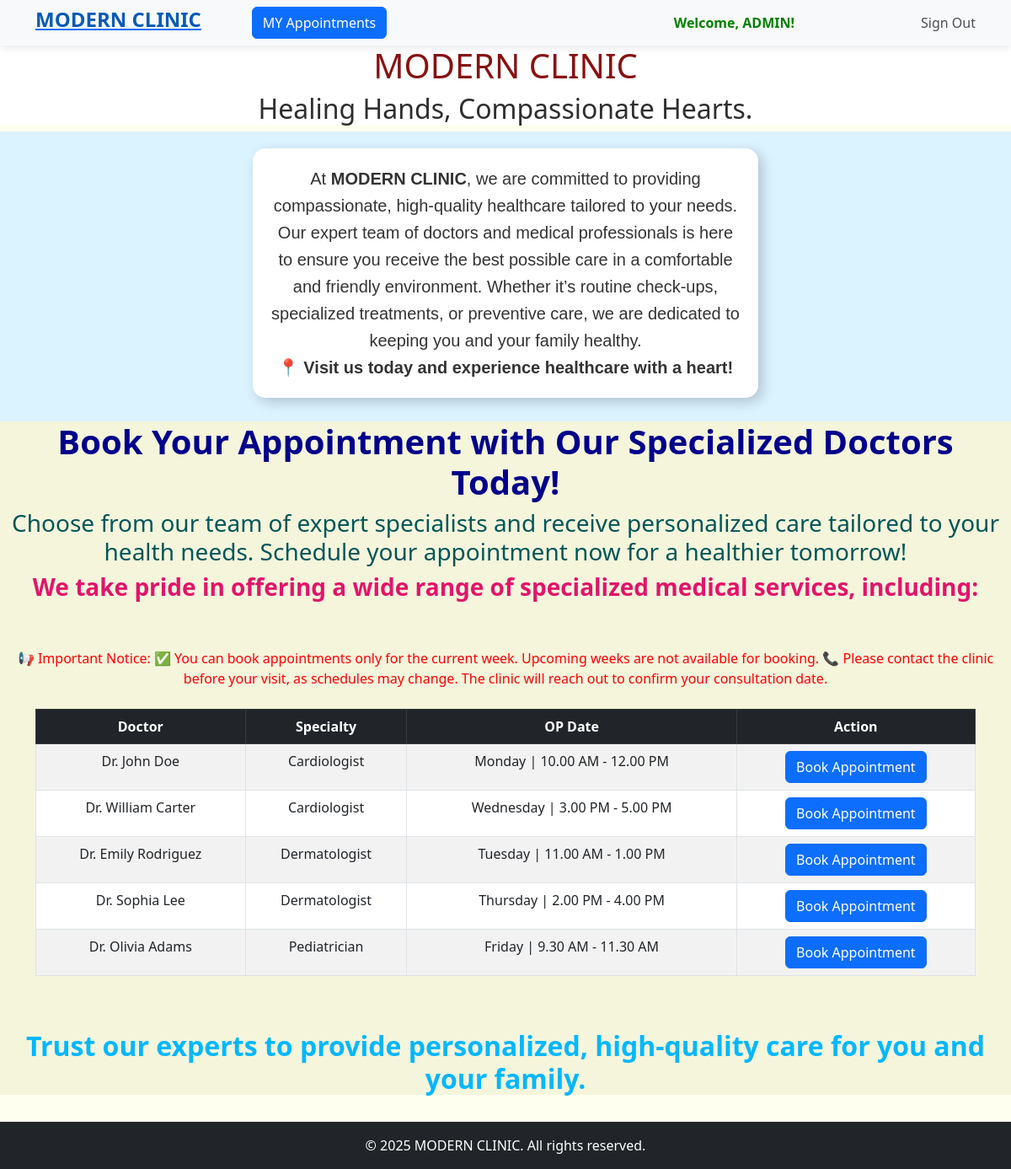
The app's page / (signed in) with its own data.
### booking/models.py (models this page shows, shortened)
class TeamofDoctors(models.Model):
    name = models.CharField(max_length=50,null=True,blank=True)
    specialization = models.CharField(max_length=50,null=True,blank=True)
    op_date = models.CharField(max_length=250,null=True,blank=True)

### booking/views.py (the view)
# urls.py: path('',views.home,name="home"),
def home(request):
    data = TeamofDoctors.objects.all
    return render(request,"booking/home.html",{'data':data})

### booking/templates/booking/home.html (shortened to what this page needs)
<!DOCTYPE html>
<html lang="en">
<head>
    <link rel="stylesheet" href="https://cdn.jsdelivr.net/npm/bootstrap@5.3.0/dist/css/bootstrap.min.css">
     <link href="https://cdn.jsdelivr.net/npm/bootstrap@5.3.0/dist/css/bootstrap.min.css" rel="stylesheet">
</head>
   <nav class="navbar navbar-expand-lg">
    <div class="container">
         <a href="{% url 'home' %}"><h4 style="color: #085bb5;"><strong>MODERN CLINIC</strong></h4></a>
         <a href="{% url 'my_appointments' %}"><button class="btn btn-primary" style="margin-left: 60px;">MY Appointments</button></a>
        <div class="collapse navbar-collapse" id="navbarNav">
            <ul class="navbar-nav ms-auto">
                {% if user.is_authenticated %}
                    <li class="nav-item" style="margin-right: 150px;">
                        <span class="nav-item welcome-text"><strong style="color:green ;">Welcome, {{ user.username | upper}}!</strong></span>
                    </li>
                    <li class="nav-item">
                        <form method="post" action="{% url 'sign_out' %}" class="d-inline">
                            <button type="submit" class="nav-link btn btn-link" style="border: none; padding: 0; background: none;">
                                Sign Out
                            </button>
                        </form>
                    </li>
                {% endif %}
            </ul>
        </div>
    </div>
</nav>
<body style="background-color: ivory;">
    <div style="text-align: center;background-color: rgb(255, 255, 255);">
        <h1 style="color: rgb(136, 17, 17);">MODERN CLINIC</h1>
        <H2 style="color: rgb(46, 46, 46);font-family:inherit;">Healing Hands, Compassionate Hearts.</H2>
    </div>
    {% block content %}
    <div style="
    background-color: rgb(219, 243, 255);
    display: flex;
    justify-content: center;
    align-items: center;
    padding: 20px;
">
        <h3 style="
        background: white;
        padding: 20px;
        border-radius: 15px;
        box-shadow: 5px 5px 15px rgba(0, 0, 0, 0.2);
        max-width: 600px;
        text-align: center;
        font-family: Arial, sans-serif;
        color: #333;
        line-height: 1.6;
        font-size: 20px;
    ">
            At <strong>MODERN CLINIC</strong>, we are committed to providing compassionate,
            high-quality healthcare tailored to your needs. Our expert team of doctors and medical professionals
            is here to ensure you receive the best possible care in a comfortable and friendly environment.
            Whether it’s routine check-ups, specialized treatments, or preventive care,
            we are dedicated to keeping you and your family healthy. <br>
            📍 <strong>Visit us today and experience healthcare with a heart!</strong>
        </h3>
    </div>
    <div style="background-color: beige;text-align: center;">
       <h1 style="color: darkblue;"><strong>Book Your Appointment with Our Specialized Doctors Today!</strong></h1>
       <h3 style="color: rgb(0, 86, 88);">Choose from our team of expert specialists and receive personalized care tailored to your health needs.
        Schedule your appointment now for a healthier tomorrow!</h3>
        <h3 style="color:rgb(226, 20, 106)"><strong>We take pride in offering a wide range of specialized medical services, including:</strong></h3><br><br>
        <p style="color: red;">📢 Important Notice:
            ✅ You can book appointments only for the current week. Upcoming weeks are not available for booking.
            📞 Please contact the clinic before your visit, as schedules may change. The clinic will reach out to confirm your consultation date.</p>
        <div class="container mt-4">
            <table class="table table-bordered table-striped">
                <thead class="table-dark">
                    <tr>
                        <th>Doctor</th>
                        <th>Specialty</th>
                        <th>OP Date</th>
                        <th>Action</th>
                    </tr>
                </thead>
                <tbody>
                    {% for doctor in  data %}
                    <tr>
                        <td>{{doctor.name}}</td>
                        <td>{{doctor.specialization}}</td>
                        <td>{{doctor.op_date}}</td>
                        <td><a href="{% url 'appointment' doctor_id=doctor.id %}"><button class="btn btn-primary">Book Appointment</button></a></td>
                    </tr>
                    {% endfor %}
                </tbody>
            </table>
        </div><br><br>
        <h2 style="color: rgb(0, 183, 255);"><strong>Trust our experts to provide personalized, high-quality care for you and your family.</strong></h2>
    </div><br>
    <footer class="text-center py-3 bg-dark text-white">
        &copy; 2025 MODERN CLINIC. All rights reserved.
    </footer>
{% endblock %}
</body>
</html>

### booking/templates/booking/home.html (style rules this page uses)
body { background-color: #f1f3f5; }
.navbar { background-color: #f8f9fa !important; box-shadow: 0px 2px 10px rgba(0, 0, 0, 0.1); }
.nav-link { color: #495057 !important; transition: 0.3s; }
.welcome-text { font-weight: bold; color: #007bff; }

### records on screen
TeamofDoctors: name "Dr. John Doe", specialization "Cardiologist", op_date "Monday | 10.00 AM - 12.00 PM"
TeamofDoctors: name "Dr. William Carter", specialization "Cardiologist", op_date "Wednesday | 3.00 PM - 5.00 PM"
TeamofDoctors: name "Dr. Emily Rodriguez", specialization "Dermatologist", op_date "Tuesday | 11.00 AM - 1.00 PM"
TeamofDoctors: name "Dr. Sophia Lee", specialization "Dermatologist", op_date "Thursday | 2.00 PM - 4.00 PM"
TeamofDoctors: name "Dr. Olivia Adams", specialization "Pediatrician", op_date "Friday | 9.30 AM - 11.30 AM"

### other values on screen
{{ user.username | upper }} "ADMIN"
